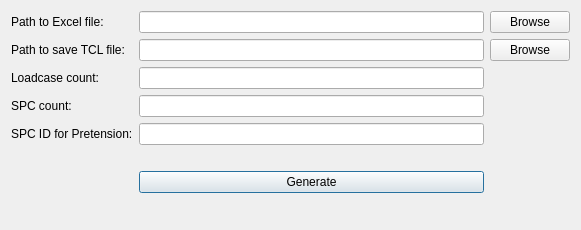
<?xml version="1.0" encoding="UTF-8"?>
<ui version="4.0">
 <class>UX</class>
 <widget class="QDialog" name="UX">
  <property name="geometry">
   <rect>
    <x>0</x>
    <y>0</y>
    <width>581</width>
    <height>226</height>
   </rect>
  </property>
  <property name="windowTitle">
   <string>Loadcase and Loadstep Generator for Hypermesh</string>
  </property>
  <layout class="QGridLayout" name="gridLayout">
   <item row="1" column="2">
    <widget class="QPushButton" name="browseTCL">
     <property name="focusPolicy">
      <enum>Qt::NoFocus</enum>
     </property>
     <property name="text">
      <string>Browse</string>
     </property>
    </widget>
   </item>
   <item row="7" column="0" colspan="3">
    <widget class="QLabel" name="errorLabel">
     <property name="sizePolicy">
      <sizepolicy hsizetype="Expanding" vsizetype="Preferred">
       <horstretch>0</horstretch>
       <verstretch>30</verstretch>
      </sizepolicy>
     </property>
     <property name="minimumSize">
      <size>
       <width>50</width>
       <height>20</height>
      </size>
     </property>
     <property name="maximumSize">
      <size>
       <width>16777215</width>
       <height>100</height>
      </size>
     </property>
     <property name="text">
      <string/>
     </property>
    </widget>
   </item>
   <item row="2" column="1">
    <widget class="QLineEdit" name="nLoadCase">
     <property name="focusPolicy">
      <enum>Qt::TabFocus</enum>
     </property>
    </widget>
   </item>
   <item row="3" column="0">
    <widget class="QLabel" name="label_4">
     <property name="text">
      <string>SPC count:</string>
     </property>
    </widget>
   </item>
   <item row="4" column="0">
    <widget class="QLabel" name="label_5">
     <property name="text">
      <string>SPC ID for Pretension:</string>
     </property>
    </widget>
   </item>
   <item row="0" column="1">
    <widget class="QLineEdit" name="excel_file">
     <property name="focusPolicy">
      <enum>Qt::TabFocus</enum>
     </property>
    </widget>
   </item>
   <item row="1" column="1">
    <widget class="QLineEdit" name="tcl_file">
     <property name="focusPolicy">
      <enum>Qt::TabFocus</enum>
     </property>
    </widget>
   </item>
   <item row="6" column="1">
    <widget class="QPushButton" name="generate">
     <property name="focusPolicy">
      <enum>Qt::TabFocus</enum>
     </property>
     <property name="text">
      <string>Generate</string>
     </property>
    </widget>
   </item>
   <item row="4" column="1">
    <widget class="QLineEdit" name="pretSPC">
     <property name="focusPolicy">
      <enum>Qt::TabFocus</enum>
     </property>
     <property name="text">
      <string/>
     </property>
    </widget>
   </item>
   <item row="0" column="2">
    <widget class="QPushButton" name="browseExcel">
     <property name="focusPolicy">
      <enum>Qt::NoFocus</enum>
     </property>
     <property name="text">
      <string>Browse</string>
     </property>
    </widget>
   </item>
   <item row="2" column="0">
    <widget class="QLabel" name="label_3">
     <property name="text">
      <string>Loadcase count:</string>
     </property>
    </widget>
   </item>
   <item row="3" column="1">
    <widget class="QLineEdit" name="nSPC">
     <property name="focusPolicy">
      <enum>Qt::TabFocus</enum>
     </property>
    </widget>
   </item>
   <item row="0" column="0">
    <widget class="QLabel" name="label">
     <property name="text">
      <string>Path to Excel file:</string>
     </property>
    </widget>
   </item>
   <item row="1" column="0">
    <widget class="QLabel" name="label_2">
     <property name="text">
      <string>Path to save TCL file:</string>
     </property>
    </widget>
   </item>
   <item row="5" column="1">
    <spacer name="verticalSpacer">
     <property name="orientation">
      <enum>Qt::Vertical</enum>
     </property>
     <property name="sizeType">
      <enum>QSizePolicy::Fixed</enum>
     </property>
     <property name="sizeHint" stdset="0">
      <size>
       <width>20</width>
       <height>20</height>
      </size>
     </property>
    </spacer>
   </item>
  </layout>
 </widget>
 <tabstops>
  <tabstop>excel_file</tabstop>
  <tabstop>tcl_file</tabstop>
  <tabstop>nLoadCase</tabstop>
  <tabstop>nSPC</tabstop>
  <tabstop>pretSPC</tabstop>
  <tabstop>generate</tabstop>
  <tabstop>browseExcel</tabstop>
  <tabstop>browseTCL</tabstop>
 </tabstops>
 <resources/>
 <connections/>
</ui>
